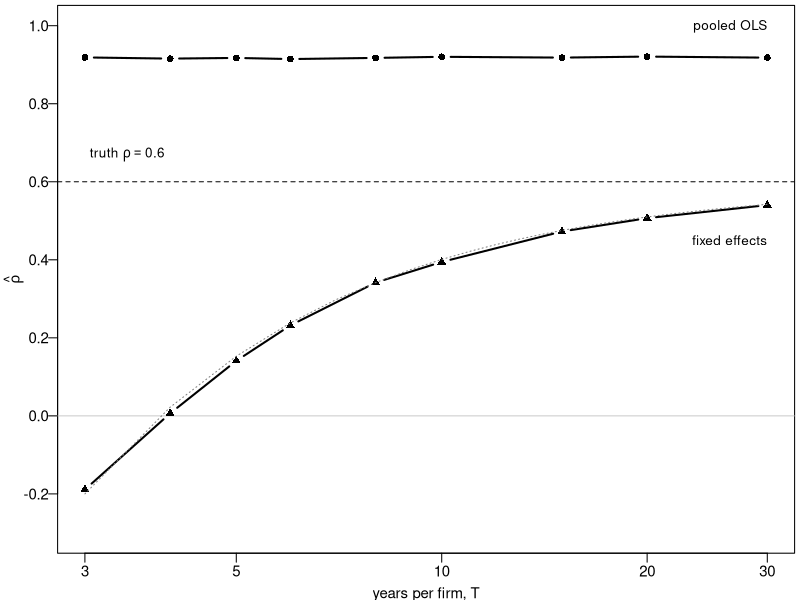
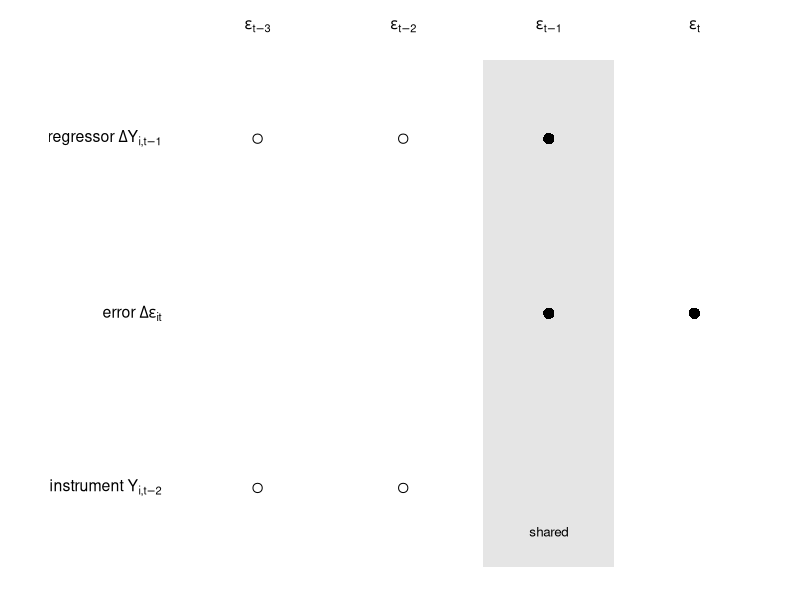
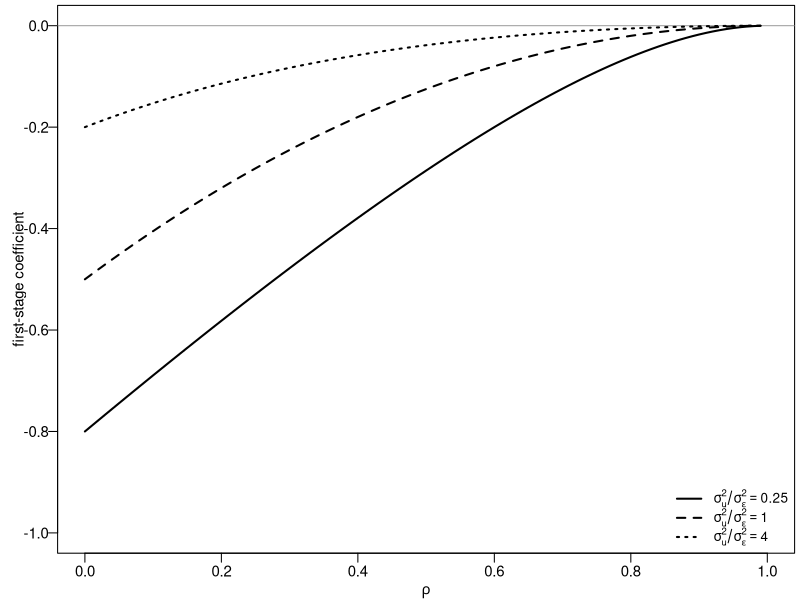
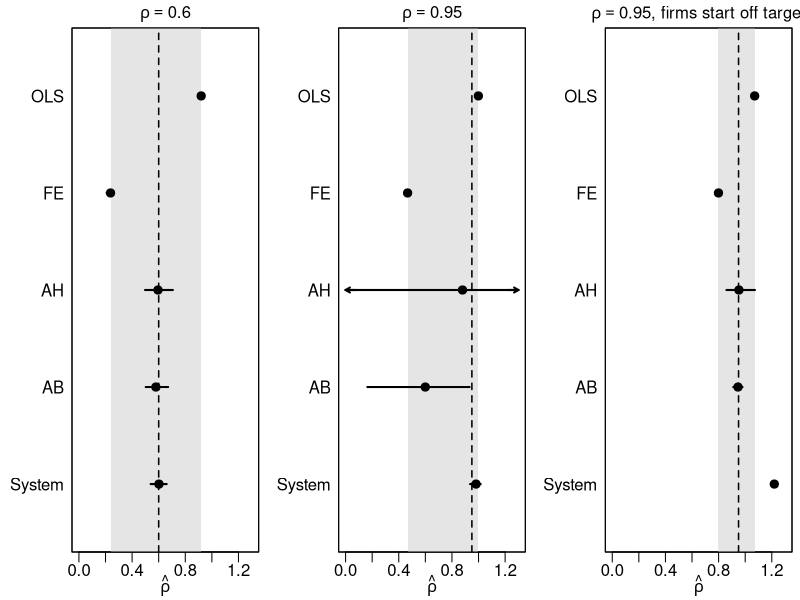

These figures' R source, in order:
## ---- chunk 1
slope <- function(x, y) sum((x - mean(x)) * (y - mean(y))) / sum((x - mean(x))^2)
dm    <- function(z, g) z - ave(z, g)
nickell <- function(a, m) {                            # Nickell (1981) plim of FE bias, m = T-1 AR obs
  if (m < 3) return(-(1 + a) / 2)
  A <- 1 - (1 / m) * (1 - a^m) / (1 - a)
  B <- 1 - (2 * a / ((1 - a) * (m - 1))) * (1 - (1 - a^m) / (m * (1 - a)))
  -((1 + a) / (m - 1)) * A / B
}
gen_panel <- function(N, T, rho, su = 1, se = 1, on_target = TRUE) {   # T x N matrix of levels
  u <- rnorm(N, 0, su)                                 # on_target: start at own long-run level
  y <- (if (on_target) u / (1 - rho) else 0) + rnorm(N, 0, se / sqrt(1 - rho^2))
  M <- matrix(0, T, N); M[1, ] <- y
  for (t in 2:T) M[t, ] <- rho * M[t - 1, ] + u + rnorm(N, 0, se)
  M
}
ols_fe <- function(M) {
  T <- nrow(M); N <- ncol(M); id <- rep(1:N, each = T - 1)
  yc <- as.vector(M[2:T, , drop = FALSE]); yl <- as.vector(M[1:(T - 1), , drop = FALSE])
  c(ols = slope(yl, yc), fe = slope(dm(yl, id), dm(yc, id)))
}
estimators <- function(M) {                            # OLS, FE, Anderson-Hsiao, one-step difference and system GMM
  T <- nrow(M); N <- ncol(M)
  b <- ols_fe(M)
  dY  <- M[3:T, , drop = FALSE] - M[2:(T - 1), , drop = FALSE]
  dY1 <- M[2:(T - 1), , drop = FALSE] - M[1:(T - 2), , drop = FALSE]
  Z2  <- M[1:(T - 2), , drop = FALSE]
  ah  <- sum(Z2 * dY) / sum(Z2 * dY1)
  m <- T - 2; L <- m * (m + 1) / 2
  H <- diag(2, m); H[abs(row(H) - col(H)) == 1] <- -1
  Hs <- rbind(cbind(H, matrix(0, m, m)), cbind(matrix(0, m, m), diag(m)))
  ZHZ <- matrix(0, L, L); ZX <- numeric(L); ZY <- numeric(L)
  SZ <- matrix(0, L + m, L + m); SX <- numeric(L + m); SY <- numeric(L + m)
  for (i in 1:N) {
    Zi <- matrix(0, m, L); c0 <- 0
    for (s in 1:m) { Zi[s, c0 + 1:s] <- M[1:s, i]; c0 <- c0 + s }
    ZHZ <- ZHZ + crossprod(Zi, H %*% Zi)
    ZX  <- ZX + crossprod(Zi, dY1[, i]); ZY <- ZY + crossprod(Zi, dY[, i])
    Zs <- rbind(cbind(Zi, matrix(0, m, m)), cbind(matrix(0, m, L), diag(dY1[, i], m)))
    Xs <- c(dY1[, i], M[2:(T - 1), i]); Ys <- c(dY[, i], M[3:T, i])
    SZ <- SZ + crossprod(Zs, Hs %*% Zs); SX <- SX + crossprod(Zs, Xs); SY <- SY + crossprod(Zs, Ys)
  }
  W  <- solve(ZHZ); ab  <- as.numeric((t(ZX) %*% W  %*% ZY) / (t(ZX) %*% W  %*% ZX))
  Ws <- solve(SZ);  sys <- as.numeric((t(SX) %*% Ws %*% SY) / (t(SX) %*% Ws %*% SX))
  c(b, ah = ah, ab = ab, sys = sys)
}
f2 <- function(x) sprintf("%.2f", x)
## ---- chunk 2
#| fig-width: 8
#| fig-height: 2.5
#| out-width: 82%
#| fig-align: center
set.seed(20260202)
rho <- 0.6; N <- 4000; Ts <- c(3, 4, 5, 6, 8, 10, 15, 20, 30)
r <- sapply(Ts, function(T) ols_fe(gen_panel(N, T, rho)))
brk <- r[, Ts == 5]
par(mar = c(2.6, 3.2, 0.3, 0.3), mgp = c(1.7, 0.5, 0), cex = 0.9)
plot(NA, xlim = c(3, 30), ylim = c(-0.3, 1), xlab = "years per firm, T", ylab = expression(hat(rho)), las = 1, log = "x", xaxt = "n")
axis(1, at = c(3, 5, 10, 20, 30))
abline(h = rho, lty = 2); abline(h = 0, col = "grey80")
lines(Ts, r["ols", ], type = "b", pch = 16, lwd = 2)
lines(Ts, r["fe", ], type = "b", pch = 17, lwd = 2)
lines(3:30, rho + sapply(2:29, function(m) nickell(rho, m)), col = "grey50", lty = 3)
text(30, r["ols", 9] + 0.08, "pooled OLS", adj = 1, cex = 0.9)
text(30, r["fe", 9] - 0.09, "fixed effects", adj = 1, cex = 0.9)
text(3.05, rho + 0.07, expression("truth " * rho == 0.6), adj = 0, cex = 0.9)
## ---- chunk 3
#| fig-width: 8
#| fig-height: 1.75
#| out-width: 80%
#| fig-align: center
par(mar = c(0.2, 8.5, 1.6, 0.5), cex = 0.95)
plot(NA, xlim = c(-3.5, 0.5), ylim = c(0.5, 3.5), axes = FALSE, xlab = "", ylab = "")
rect(-1.45, 0.55, -0.55, 3.45, col = "grey90", border = NA)
axis(3, at = -3:0, labels = c(expression(epsilon[t-3]), expression(epsilon[t-2]), expression(epsilon[t-1]), expression(epsilon[t])), tick = FALSE, line = -0.8)
axis(2, at = 3:1, tick = FALSE, las = 1, line = -0.5,
     labels = c(expression("regressor " * Delta * Y[i*","*t-1]), expression("error " * Delta * epsilon[it]), expression("instrument " * Y[i*","*t-2])))
points(c(-3, -2), c(3, 3), pch = 1, cex = 1.3); points(-1, 3, pch = 16, cex = 1.6)
points(c(-1, 0), c(2, 2), pch = 16, cex = 1.6)
points(c(-3, -2), c(1, 1), pch = 1, cex = 1.3)
text(-1, 0.75, "shared", cex = 0.85)
## ---- chunk 4
#| fig-width: 8
#| fig-height: 1.9
#| out-width: 70%
#| fig-align: center
gam <- function(rho, r) { k <- (1 - rho) / (1 + rho); (rho - 1) * k / (k + r) }
rg <- seq(0, 0.99, by = 0.01)
par(mar = c(2.6, 3.2, 0.3, 0.3), mgp = c(1.7, 0.5, 0), cex = 0.9)
plot(NA, xlim = c(0, 1), ylim = c(-1, 0), xlab = expression(rho), ylab = "first-stage coefficient", las = 1)
abline(h = 0, col = "grey60")
for (k in 1:3) { vr <- c(0.25, 1, 4)[k]; lines(rg, gam(rg, vr), lwd = 2, lty = k) }
legend("bottomright", bty = "n", lwd = 2, lty = 1:3, cex = 0.9,
       legend = c(expression(sigma[u]^2/sigma[epsilon]^2 == 0.25), expression(sigma[u]^2/sigma[epsilon]^2 == 1), expression(sigma[u]^2/sigma[epsilon]^2 == 4)))
## ---- chunk 5
#| fig-width: 9
#| fig-height: 2.4
#| out-width: 100%
#| fig-align: center
set.seed(1)
sims <- list(a = replicate(200, estimators(gen_panel(500, 6, 0.6))),
             b = replicate(200, estimators(gen_panel(500, 6, 0.95))),
             c = replicate(200, estimators(gen_panel(500, 6, 0.95, on_target = FALSE))))
med  <- lapply(sims, function(s) apply(s, 1, median))
labs <- c("OLS", "FE", "AH", "AB", "System")
ttl  <- c(expression(rho == 0.6), expression(rho == 0.95), expression(rho == 0.95 * ", firms start off target"))
tru  <- c(0.6, 0.95, 0.95); xl <- c(0, 1.3)
par(mfrow = c(1, 3), mar = c(2.4, 3.6, 1.4, 0.4), mgp = c(1.4, 0.4, 0), cex = 1)
for (k in 1:3) {
  s <- sims[[k]]; q <- apply(s, 1, quantile, c(.1, .5, .9)); y <- 5:1
  plot(NA, xlim = xl, ylim = c(0.5, 5.5), yaxt = "n", xlab = expression(hat(rho)), ylab = "", main = ttl[k], cex.main = 1)
  axis(2, at = y, labels = labs, las = 1, tick = FALSE)
  rect(q[2, "fe"], 0, q[2, "ols"], 6, col = "grey90", border = NA)
  abline(v = tru[k], lty = 2, lwd = 1.5)
  lo <- pmax(q[1, ], xl[1]); hi <- pmin(q[3, ], xl[2])
  segments(lo, y, hi, y, lwd = 2)
  out_l <- q[1, ] < xl[1]; out_h <- q[3, ] > xl[2]
  if (any(out_l)) arrows(xl[1] + 0.08, y[out_l], xl[1], y[out_l], length = 0.05, lwd = 2)
  if (any(out_h)) arrows(xl[2] - 0.08, y[out_h], xl[2], y[out_h], length = 0.05, lwd = 2)
  points(q[2, ], y, pch = 19, cex = 1.1)
  box()
}
## ---- chunk 6
# One draw of 06b_dynamic_panel_sim.do (Stata 19, seed 20260202, N = 500, T = 8)
sd_draw <- rbind(ols = c("0.918", "0.999", "1.083"),
                 fe  = c("0.334", "0.592", "0.840"),
                 ah  = c("0.596", "1.077", "1.004"),
                 ab  = c("0.609", "0.824", "0.966"),
                 sys = c("0.589", "1.010", "\\textbf{1.150}"))
